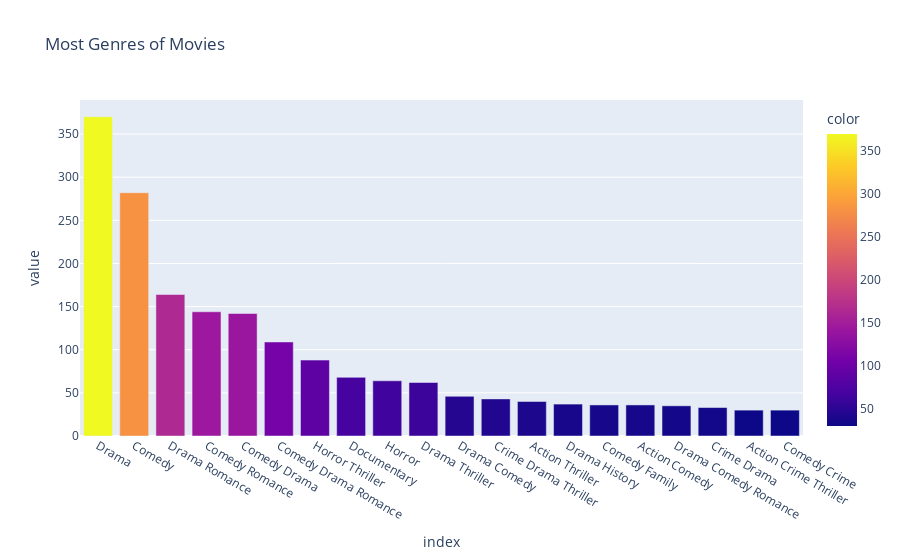

Write notebook code for a chart like this one.
### Code cell
p=px.bar(Most_Genres_Movies,color=Most_Genres_Movies,title='Most Genres of Movies')
p.show()

### Figure 1 — Plotly figure (JSON) as saved in the notebook; plotly's stock layout.template omitted (floating-point values rounded to 4 significant figures)
{"data": [{"alignmentgroup": "True", "hovertemplate": "index=%{x}<br>value=%{y}<br>color=%{marker.color}<extra></extra>", "legendgroup": "", "marker": {"color": [370, 282, 164, 144, 142, 109, 88, 68, 64, 62, 46, 43, 40, 37, 36, 36, 35, 33, 30, 30], "coloraxis": "coloraxis", "pattern": {"shape": ""}}, "name": "", "offsetgroup": "", "orientation": "v", "showlegend": false, "textposition": "auto", "type": "bar", "x": ["Drama", "Comedy", "Drama Romance", "Comedy Romance", "Comedy Drama", "Comedy Drama Romance", "Horror Thriller", "Documentary", "Horror", "Drama Thriller", "Drama Comedy", "Crime Drama Thriller", "Action Thriller", "Drama History", "Comedy Family", "Action Comedy", "Drama Comedy Romance", "Crime Drama", "Action Crime Thriller", "Comedy Crime"], "xaxis": "x", "y": [370, 282, 164, 144, 142, 109, 88, 68, 64, 62, 46, 43, 40, 37, 36, 36, 35, 33, 30, 30], "yaxis": "y"}], "layout": {"barmode": "relative", "coloraxis": {"colorbar": {"title": {"text": "color"}}, "colorscale": [[0, "#0d0887"], [0.1111, "#46039f"], [0.2222, "#7201a8"], [0.3333, "#9c179e"], [0.4444, "#bd3786"], [0.5556, "#d8576b"], [0.6667, "#ed7953"], [0.7778, "#fb9f3a"], [0.8889, "#fdca26"], [1, "#f0f921"]]}, "legend": {"tracegroupgap": 0}, "title": {"text": "Most Genres of Movies"}, "xaxis": {"anchor": "y", "domain": [0, 1], "title": {"text": "index"}}, "yaxis": {"anchor": "x", "domain": [0, 1], "title": {"text": "value"}}}}
